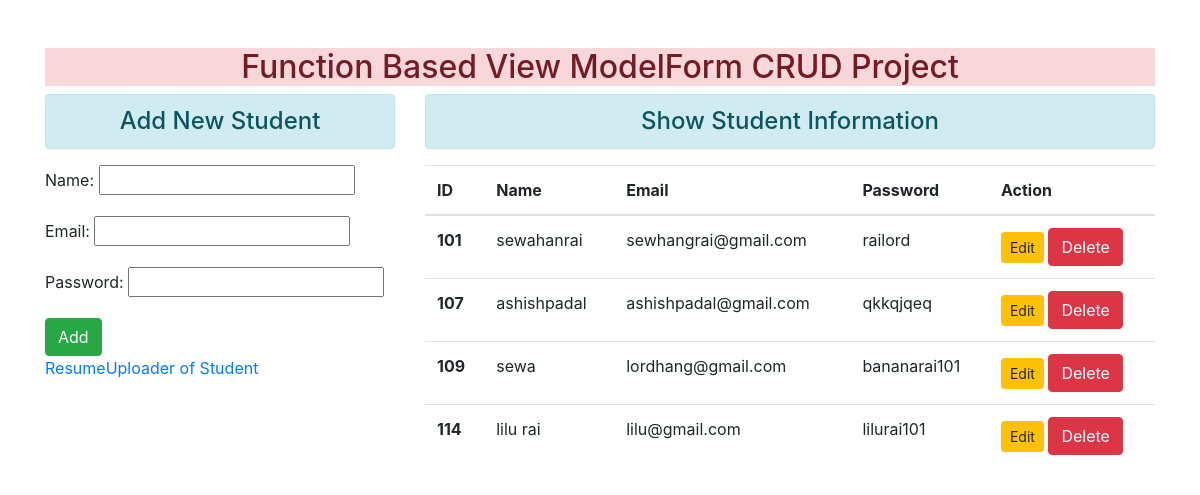
The page / on the database its author committed.
### enroll/models.py (models this page shows)
class User(models.Model):
    name = models.CharField(max_length=70)
    email = models.EmailField(max_length=100)
    password = models.CharField(max_length=100)

### enroll/views.py (the view)
# urls.py: path('', views.add_show, name="addandshow"),
def add_show(request):
    if request.method == 'POST':
        fm = StudentRegistration(request.POST)
        if fm.is_valid():
         nm = fm.cleaned_data['name']
         em = fm.cleaned_data['email']
         pw = fm.cleaned_data['password']
         reg = User(name=nm, email=em, password=pw)
         reg.save()
         fm = StudentRegistration()
    else:
         fm = StudentRegistration()
    stud = User.objects.all()
    return render(request, 'enroll/addandshow.html',{'form':fm, 'stu':stud})

### enroll/forms.py
class StudentRegistration(forms.ModelForm):
    class Meta:
        model = User
        fields = ['name', 'email', 'password']
        widgets = {
            'name': forms.TextInput(attrs={'class': 'from-control'}),
            'email': forms.EmailInput(attrs={'class': 'from-control'}),
            'password': forms.PasswordInput(attrs={'class': 'from-control'}),
        }

### enroll/templates/enroll/addandshow.html (shortened to what this page needs)
{% extends 'enroll/base.html' %}
{% block content %}
<div class="row">
    <div class="col-sm-4">
        <h4 class="text-center alert alert-info"> Add New Student </h4>
        <form action="" method="POST">
        {{form.as_p}}
        <input type="submit" class="btn btn-success" value="Add">
        </form>
        <a href="home">ResumeUploader of Student</a>
    </div>
    <div class="col-sm-8">
        <h4 class="text-center alert alert-info">Show Student Information</h4>
        {% if stu %}
        <table class="table table-hover">
            <thead>
              <tr>
                <th scope="col">ID</th>
                <th scope="col">Name</th>
                <th scope="col">Email</th>
                <th scope="col">Password</th>
                <th scope="col">Action</th>
              </tr>
            </thead>
            <tbody>
             {% for st in stu %}
              <tr>
                <th>{{st.id}}</th>
                <td>{{st.name}}</td>
                <td>{{st.email}}</td>
                <td>{{st.password}}</td>
                <td>
                    <a href="{% url 'updatedata' st.id %}" class="btn btn-warning btn-sm">Edit</a>
                    <form action="{% url 'deletedata' st.id %}" method="post" class="d-inline">{% csrf_token %}
                      <input type="submit" class="btn btn-danger" value="Delete">
                    </form>
              </tr>
              {% endfor %}
            </tbody>
          </table>
              {% else %}
              <h4 class="text-center alert alert-warnind">No Records</h4>
        {% endif %}
    </div>
</div>
{% endblock content %}

### rows shown on the page
User: id "101", name "sewahanrai", email "sewhangrai@gmail.com", password "railord"
User: id "107", name "ashishpadal", email "ashishpadal@gmail.com", password "qkkqjqeq"
User: id "109", name "sewa", email "lordhang@gmail.com", password "bananarai101"
User: id "114", name "lilu rai", email "lilu@gmail.com", password "lilurai101"
